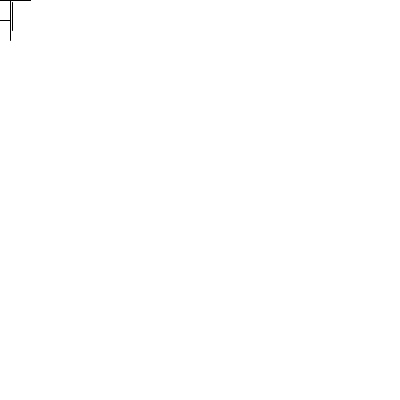
Frame 1 (no input)
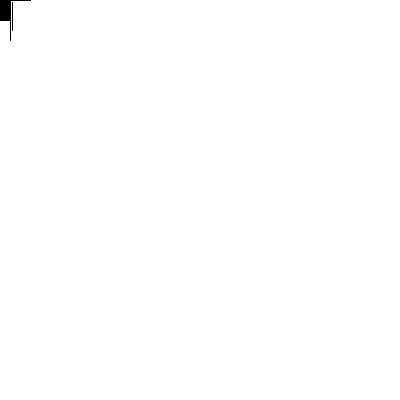
Frame 60 (the mouse pressed at the canvas centre just before this capture)
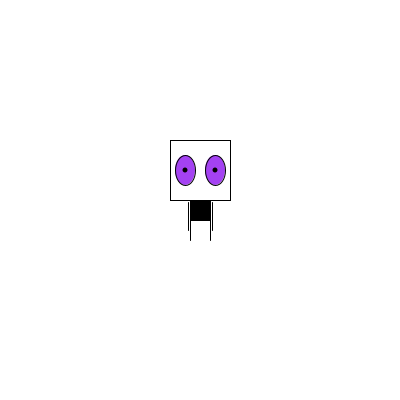
Frame 120 (the mouse held since frame 60 and released just before this capture)

The Processing sketch that drew these frames (run headless with seeded random() and noise(); from frame 60 on, the mouse is pressed at the canvas centre):

// Processing sketch: processing_36039
// ── processing_36039.pde

//Ref - Learning Processing : a beginner's guide to programming images,
//animation, and interaction / Daniel Shiffman.

//Colour Variables:
float r =random(255);
float g =random(255);
float b =random(255);

void setup(){
  
   size(400,400);
   smooth();
   frameRate(30);
   noCursor();
}

void draw(){
  
  background(255);
  ellipseMode(CENTER);
  rectMode(CENTER);
  
//body:
 stroke(0);
 rect(mouseX,mouseY,20,40); 
 fill(255);
 rect(mouseX,mouseY-30,60,60);
 
//eyes:
 fill(r,g,b);
 ellipse(mouseX-15,mouseY-30,20,30);
 ellipse(mouseX+15,mouseY-30,20,30);
  //eyeballs:
  noStroke();
  fill(0);
  ellipse(pmouseX-15,pmouseY-30,5,5);
  ellipse(pmouseX+15,pmouseY-30,5,5);

//legs+arms:
 stroke(0);
 line(mouseX-10,mouseY+20,pmouseX-10,pmouseY+40);
 line(mouseX+10,mouseY+20,pmouseX+10,pmouseY+40);
 line(mouseX-12,mouseY+2,pmouseX-12,pmouseY+30);
 line(mouseX+12,mouseY+2,pmouseX+12,pmouseY+30);
}

void mousePressed(){
  println("Robocop");
}
